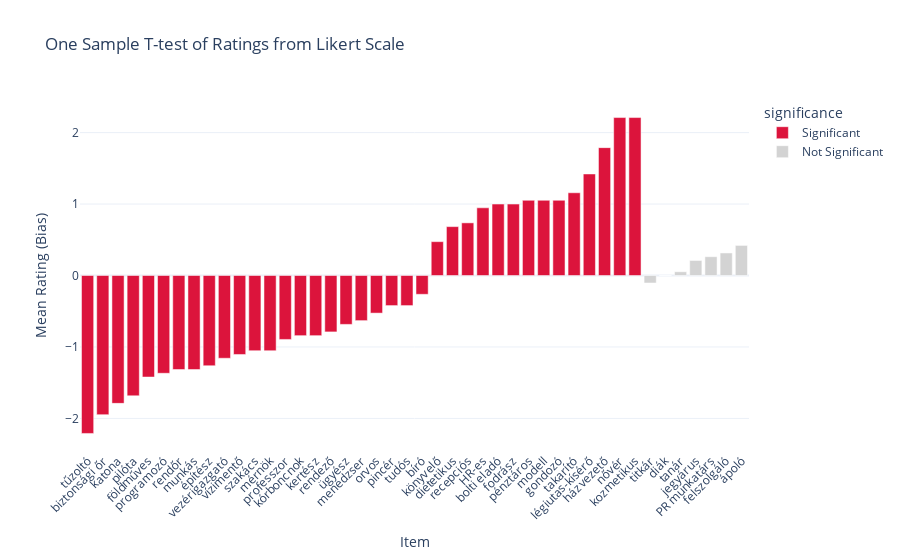

Notebook source saved alongside this figure:
### Code cell
# Sort by mean for better readability
df_results_sorted = df_results.sort_values(by='mean')

# Create color labels
df_results_sorted['significance'] = df_results_sorted['significant'].map({True: 'Significant', False: 'Not Significant'})

# Plot
fig = px.bar(
    df_results_sorted,
    x='item',
    y='mean',
    color='significance',
    color_discrete_map={'Significant': 'crimson', 'Not Significant': 'lightgray'},
    title='One Sample T-test of Ratings from Likert Scale',
    labels={'item': 'Item', 'mean': 'Mean Rating'},
    hover_data=['p_value']
)

fig.update_layout(
    xaxis_tickangle=-45,
    yaxis_title='Mean Rating (Bias)',
    xaxis_title='Item',
    template='plotly_white'
)

fig.show()

# Save it as html
fig.write_html('occupations_ttest_hu.html')

# Save it as image  
fig.write_image('occupations_ttest_hu.png', scale=2, width=1000, height=500)

### Figure 1 — Plotly figure (JSON) as saved in the notebook; plotly's stock layout.template omitted (floating-point values rounded to 4 significant figures)
{"data": [{"customdata": [[3.675e-10], [4.221e-14], [2.217e-09], [4.769e-08], [4.825e-08], [3.268e-07], [1.572e-06], [1.572e-06], [5.953e-06], [3.377e-06], [3.159e-05], [4.051e-06], [3.856e-05], [0.0005829], [0.0003453], [0.0003453], [0.0001359], [0.0008773], [0.0007945], [0.001466], [0.04186], [0.007299], [0.02072], [0.03488], [0.0003131], [0.0008655], [0.0001234], [4.488e-05], [4.488e-05], [1.432e-05], [8.606e-05], [0.0004782], [0.0001684], [7.382e-07], [2.498e-07], [1.377e-09], [5.889e-13]], "hovertemplate": "significance=Significant<br>Item=%{x}<br>Mean Rating=%{y}<br>p_value=%{customdata[0]}<extra></extra>", "legendgroup": "Significant", "marker": {"color": "crimson", "pattern": {"shape": ""}}, "name": "Significant", "orientation": "v", "showlegend": true, "textposition": "auto", "type": "bar", "x": ["tűzoltó", "biztonsági őr", "katona", "pilóta", "földműves", "programozó", "rendőr", "munkás", "építész", "vezérigazgató", "vízimentő", "szakács", "mérnök", "professzor", "kórboncnok", "kertész", "rendező", "ügyész", "menedzser", "orvos", "pincér", "tudós", "bíró", "könyvelő", "dietetikus", "recepciós", "HR-es", "bolti eladó", "fodrász", "pénztáros", "modell", "gondozó", "takarító", "légiutas-kísérő", "házvezető", "nővér", "kozmetikus"], "xaxis": "x", "y": [-2.211, -1.947, -1.789, -1.684, -1.421, -1.368, -1.316, -1.316, -1.263, -1.158, -1.105, -1.053, -1.053, -0.8947, -0.8421, -0.8421, -0.7895, -0.6842, -0.6316, -0.5263, -0.4211, -0.4211, -0.2632, 0.4737, 0.6842, 0.7368, 0.9474, 1.0, 1.0, 1.053, 1.053, 1.053, 1.158, 1.421, 1.789, 2.211, 2.211], "yaxis": "y"}, {"customdata": [[0.6499], [NaN], [0.834], [0.259], [0.09616], [0.08276], [0.2023]], "hovertemplate": "significance=Not Significant<br>Item=%{x}<br>Mean Rating=%{y}<br>p_value=%{customdata[0]}<extra></extra>", "legendgroup": "Not Significant", "marker": {"color": "lightgray", "pattern": {"shape": ""}}, "name": "Not Significant", "orientation": "v", "showlegend": true, "textposition": "auto", "type": "bar", "x": ["titkár", "diák", "tanár", "jegyárus", "PR munkatárs", "felszolgáló", "ápoló"], "xaxis": "x", "y": [-0.1053, 0.0, 0.05263, 0.2105, 0.2632, 0.3158, 0.4211], "yaxis": "y"}], "layout": {"barmode": "relative", "legend": {"title": {"text": "significance"}, "tracegroupgap": 0}, "title": {"text": "One Sample T-test of Ratings from Likert Scale"}, "xaxis": {"anchor": "y", "domain": [0, 1], "tickangle": -45, "title": {"text": "Item"}}, "yaxis": {"anchor": "x", "domain": [0, 1], "title": {"text": "Mean Rating (Bias)"}}}}
